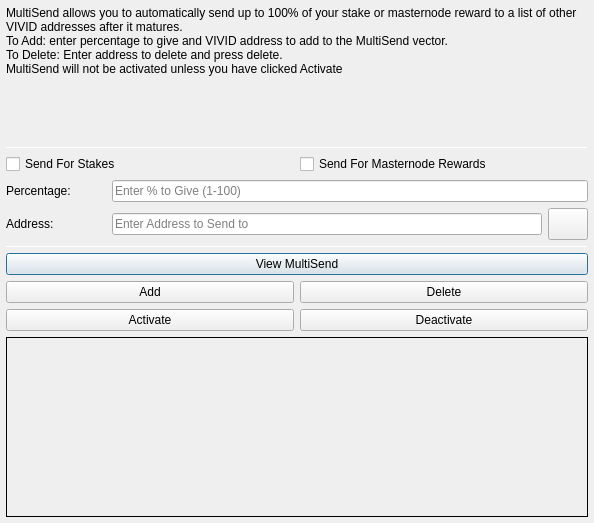
<?xml version="1.0" encoding="UTF-8"?>
<ui version="4.0">
 <class>MultiSendDialog</class>
 <widget class="QDialog" name="MultiSendDialog">
  <property name="windowModality">
   <enum>Qt::NonModal</enum>
  </property>
  <property name="geometry">
   <rect>
    <x>0</x>
    <y>0</y>
    <width>594</width>
    <height>523</height>
   </rect>
  </property>
  <property name="windowTitle">
   <string>MultiSend</string>
  </property>
  <layout class="QVBoxLayout" name="verticalLayout" stretch="0">
   <property name="leftMargin">
    <number>6</number>
   </property>
   <property name="topMargin">
    <number>6</number>
   </property>
   <property name="rightMargin">
    <number>6</number>
   </property>
   <property name="bottomMargin">
    <number>6</number>
   </property>
   <item>
    <layout class="QVBoxLayout" name="verticalLayout_Main" stretch="1,1,1,1,1,1">
     <item>
      <widget class="QLabel" name="label_2">
       <property name="lineWidth">
        <number>1</number>
       </property>
       <property name="text">
        <string>MultiSend allows you to automatically send up to 100% of your stake or masternode reward to a list of other VIVID addresses after it matures.
To Add: enter percentage to give and VIVID address to add to the MultiSend vector.
To Delete: Enter address to delete and press delete.
MultiSend will not be activated unless you have clicked Activate</string>
       </property>
       <property name="alignment">
        <set>Qt::AlignLeading|Qt::AlignLeft|Qt::AlignTop</set>
       </property>
       <property name="wordWrap">
        <bool>true</bool>
       </property>
      </widget>
     </item>
     <item>
      <widget class="Line" name="line">
       <property name="minimumSize">
        <size>
         <width>0</width>
         <height>1</height>
        </size>
       </property>
       <property name="maximumSize">
        <size>
         <width>16777215</width>
         <height>1</height>
        </size>
       </property>
       <property name="orientation">
        <enum>Qt::Horizontal</enum>
       </property>
      </widget>
     </item>
     <item>
      <layout class="QVBoxLayout" name="verticalLayout_Settings">
       <item>
        <layout class="QHBoxLayout" name="horizontalLayout">
         <item>
          <widget class="QCheckBox" name="multiSendStakeCheckBox">
           <property name="text">
            <string>Send For Stakes</string>
           </property>
          </widget>
         </item>
         <item>
          <widget class="QCheckBox" name="multiSendMasternodeCheckBox">
           <property name="text">
            <string>Send For Masternode Rewards</string>
           </property>
          </widget>
         </item>
        </layout>
       </item>
       <item>
        <layout class="QHBoxLayout" name="horizontalLayout_6">
         <item>
          <widget class="QLabel" name="label">
           <property name="minimumSize">
            <size>
             <width>100</width>
             <height>0</height>
            </size>
           </property>
           <property name="toolTip">
            <string>Percentage of stake to send</string>
           </property>
           <property name="text">
            <string>Percentage:</string>
           </property>
          </widget>
         </item>
         <item>
          <widget class="QLineEdit" name="multiSendPercentEdit">
           <property name="toolTip">
            <string>Enter whole numbers 1 - 100</string>
           </property>
           <property name="placeholderText">
            <string>Enter % to Give (1-100)</string>
           </property>
          </widget>
         </item>
        </layout>
       </item>
       <item>
        <layout class="QHBoxLayout" name="horizontalLayout_7">
         <item>
          <widget class="QLabel" name="label_5">
           <property name="minimumSize">
            <size>
             <width>100</width>
             <height>0</height>
            </size>
           </property>
           <property name="toolTip">
            <string>Address to send portion of stake to</string>
           </property>
           <property name="text">
            <string>Address:</string>
           </property>
          </widget>
         </item>
         <item>
          <widget class="QLineEdit" name="multiSendAddressEdit">
           <property name="toolTip">
            <string/>
           </property>
           <property name="placeholderText">
            <string>Enter Address to Send to</string>
           </property>
          </widget>
         </item>
         <item>
          <widget class="QPushButton" name="addressBookButton">
           <property name="maximumSize">
            <size>
             <width>16777215</width>
             <height>32</height>
            </size>
           </property>
           <property name="toolTip">
            <string>Choose an address from the address book</string>
           </property>
           <property name="text">
            <string/>
           </property>
           <property name="icon">
            <iconset resource="../vivid.qrc">
             <normaloff>:/icons/address-book</normaloff>:/icons/address-book</iconset>
           </property>
           <property name="shortcut">
            <string>Alt+A</string>
           </property>
           <property name="autoDefault">
            <bool>false</bool>
           </property>
          </widget>
         </item>
        </layout>
       </item>
      </layout>
     </item>
     <item>
      <widget class="Line" name="line_2">
       <property name="minimumSize">
        <size>
         <width>0</width>
         <height>1</height>
        </size>
       </property>
       <property name="maximumSize">
        <size>
         <width>16777215</width>
         <height>1</height>
        </size>
       </property>
       <property name="orientation">
        <enum>Qt::Horizontal</enum>
       </property>
      </widget>
     </item>
     <item>
      <layout class="QVBoxLayout" name="verticalLayout_Buttons">
       <item>
        <layout class="QHBoxLayout" name="horizontalLayout_4">
         <item>
          <widget class="QPushButton" name="viewButton">
           <property name="toolTip">
            <string/>
           </property>
           <property name="statusTip">
            <string>View MultiSend Vector</string>
           </property>
           <property name="text">
            <string>View MultiSend</string>
           </property>
          </widget>
         </item>
        </layout>
       </item>
       <item>
        <layout class="QHBoxLayout" name="horizontalLayout_2">
         <item>
          <widget class="QPushButton" name="addButton">
           <property name="toolTip">
            <string/>
           </property>
           <property name="statusTip">
            <string>Add to MultiSend Vector</string>
           </property>
           <property name="text">
            <string>Add</string>
           </property>
          </widget>
         </item>
         <item>
          <widget class="QPushButton" name="deleteButton">
           <property name="toolTip">
            <string/>
           </property>
           <property name="statusTip">
            <string>Delete Address From MultiSend Vector</string>
           </property>
           <property name="text">
            <string>Delete</string>
           </property>
          </widget>
         </item>
        </layout>
       </item>
       <item>
        <layout class="QHBoxLayout" name="horizontalLayout_5">
         <item>
          <widget class="QPushButton" name="activateButton">
           <property name="statusTip">
            <string>Activate MultiSend</string>
           </property>
           <property name="text">
            <string>Activate</string>
           </property>
          </widget>
         </item>
         <item>
          <widget class="QPushButton" name="disableButton">
           <property name="statusTip">
            <string>Deactivate MultiSend</string>
           </property>
           <property name="text">
            <string>Deactivate</string>
           </property>
          </widget>
         </item>
        </layout>
       </item>
      </layout>
     </item>
     <item>
      <widget class="QLabel" name="message">
       <property name="minimumSize">
        <size>
         <width>0</width>
         <height>180</height>
        </size>
       </property>
       <property name="frameShape">
        <enum>QFrame::Panel</enum>
       </property>
       <property name="frameShadow">
        <enum>QFrame::Plain</enum>
       </property>
       <property name="lineWidth">
        <number>1</number>
       </property>
       <property name="midLineWidth">
        <number>1</number>
       </property>
       <property name="text">
        <string/>
       </property>
       <property name="alignment">
        <set>Qt::AlignLeading|Qt::AlignLeft|Qt::AlignTop</set>
       </property>
       <property name="wordWrap">
        <bool>true</bool>
       </property>
      </widget>
     </item>
    </layout>
   </item>
  </layout>
 </widget>
 <resources>
  <include location="../vivid.qrc"/>
 </resources>
 <connections/>
</ui>
